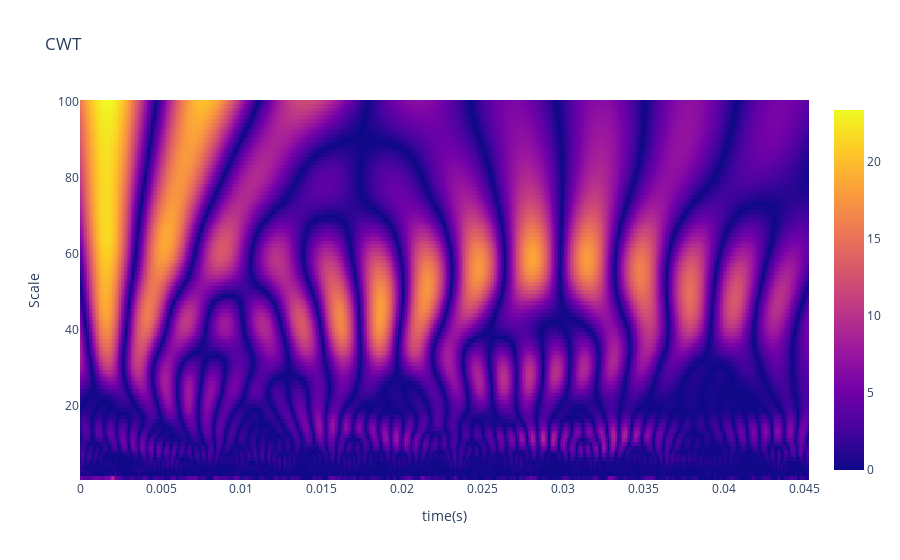

Notebook source saved alongside this figure:
### Code cell
fig = go.Figure(data=go.Heatmap(x=x,y=widths,z=cwtt))
fig.update_layout(
    title="CWT",
    xaxis_title="time(s)",
    yaxis_title="Scale",
)
fig.show()

### Figure 1 — Plotly figure (JSON) as saved in the notebook; plotly's stock layout.template omitted (floating-point values rounded to 4 significant figures; data arrays with more than 128 entries replaced by an {"elided": "..."} marker saying what was removed)
{"data": [{"type": "heatmap", "x": {"elided": "500 float values"}, "y": [1, 2, 3, 4, 5, 6, 7, 8, 9, 10, 11, 12, 13, 14, 15, 16, 17, 18, 19, 20, 21, 22, 23, 24, 25, 26, 27, 28, 29, 30, 31, 32, 33, 34, 35, 36, 37, 38, 39, 40, 41, 42, 43, 44, 45, 46, 47, 48, 49, 50, 51, 52, 53, 54, 55, 56, 57, 58, 59, 60, 61, 62, 63, 64, 65, 66, 67, 68, 69, 70, 71, 72, 73, 74, 75, 76, 77, 78, 79, 80, 81, 82, 83, 84, 85, 86, 87, 88, 89, 90, 91, 92, 93, 94, 95, 96, 97, 98, 99, 100], "z": {"elided": "100x500 float values"}}], "layout": {"title": {"text": "CWT"}, "xaxis": {"title": {"text": "time(s)"}}, "yaxis": {"title": {"text": "Scale"}}}}
